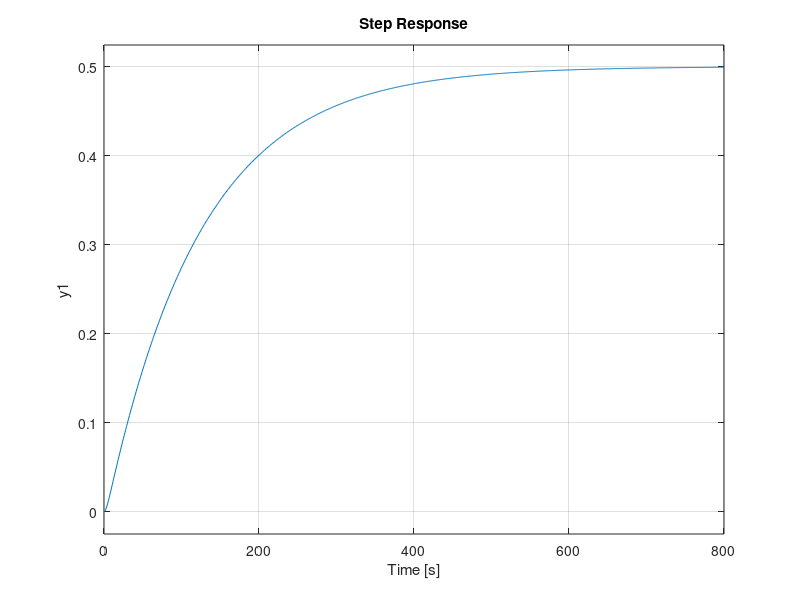

This figure's MATLAB source: (Note: this script raises an error after producing the figure.)
clear 
clear clc 
clear all
num = [1] 
denom = [750 250 1]
Gp = tf(num ,denom)
H = [1]
Mc = feedback(Gp , H)
step(Mc);
grid on
hold on
%%
num1 = [1] ;

D=tf(num1 , 'InputDelay',0.2);
%%
Kp = 250;
Ki = 0  ;
Kd = 0  ;

Gc = pid(Kp , Ki , Kd)
Mc = feedback(Gc*Gp*D,H)
step(Mc);
grid on
 
